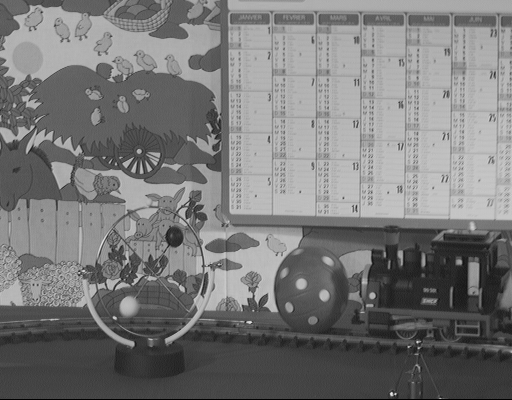
%> input picture motion estimation/train01.tif, 512 x 400 px
$ octave --eval "EBMA;"   (GNU Octave 9; MATLAB toolbox functions it lacks are replaced by stand-ins)
%> lines starting %> are read from the running program, lines starting %| are printed output that depends on the picture
%--------------------------------------------------------------------------
% ELEC 483 Assignment #4 Question 6.12
% Houtan Emad
% Feb 2, 2017
%--------------------------------------------------------------------------
% Write a C or Matlab code for implementing EBMA with integer-pel accuracy.
% Use block size of 16x16. Allow the user to choose the search range. Apply
% the program to two adjacent frames of a video sequence. Produce and plot
% the estimated motion field, the predicted frame, and the predicted error
% image. It should also calculate the PSNR of the predicted frame compared
% to the original tracked frame.
% Use train01.tif as the anchor frame (current), train02.tif as the target
% frame (reference). Generate the predicted (current) frame using the
% target image (reference) and displacement vectors, and display the
% prediction error.
%--------------------------------------------------------------------------

% First read in the inputs of search range (sr) and block size (N)
% [hardcoded as N=16 for a 16x16 block size. Also read in the anchor frame
% and target frame images. For good results, use an sr of 8 (used in both
% directions as +-8).

function EBMA

cimage = input('Name of anchor frame: ','s');
%> the answer given: train01.tif
anchor = imread(cimage);
%> anchor is the input picture: size 400x512 uint8; min 0, max 234, mean 120.3
cimage = input('Name of target frame: ','s');
%> the answer given: train02.tif
target = imread(cimage);
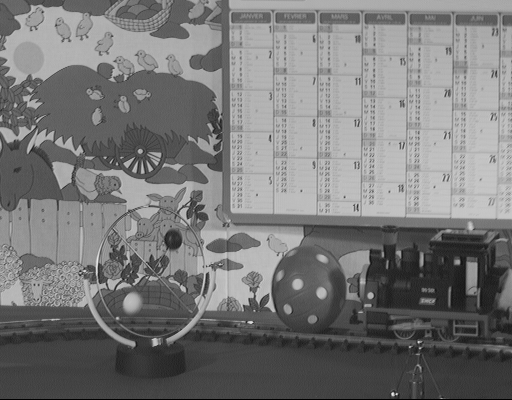
%> input picture motion estimation/train02.tif, 512 x 400 px
%> target is the input picture: size 400x512 uint8; min 0, max 235, mean 120.1
sr = input('Search range: ');
%> the answer given: 3

% Now call the EBMA evaluator function which takes in the search range sr
% and the block size of 16x16, and the anchor and target frame

EBMAeval([sr,sr],16,anchor,target);

% Define the function EBMAeval

function EBMAeval(sr,N,anchor,target)
%> called with sr = [3 3], N = 16
ri = sr(1);
rj = sr(2);

% Display the anchor frame
figure
subplot(2,2,1)
imshow(anchor)
hold on

% Prep the frames
[m,n] = size(anchor);
%> m = 400; n = 512
anchor = double(anchor);
%> anchor: size 400x512 double
target = double(target);
%> target: size 400x512 double

% Calculate the min error and displacement vector for each block
for i=1:1:m/N
    for j=1:1:n/N
        i1=(i-1)*N+1;
        j1=(j-1)*N+1;
        e = 1000000;
        for k = max(1,i1-ri):1:min(m-N+1,i1+ri)
            for l=max(1,j1-rj):1:min(n-N+1,j1+rj)
                et=sum(sum(abs(target(k:k+N-1,l:l+N-1) -...
                    anchor(i1:i1+N-1,j1:j1+N-1))));
                if et < e
                    e = et;
                    dmi(i,j)=k-i1;
                    dmj(i,j)=l-j1;
                end
            end
        end
    predict_image(i1:i1+N-1,j1:j1+N-1)=target(dmi(i,j)+ ...
        i1:dmi(i,j)+i1+N-1,dmj(i,j)+j1:dmj(i,j)+j1+N-1);
    end
end
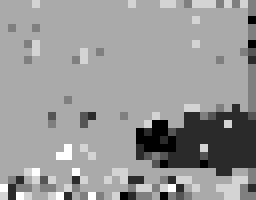
%> dmj: size 25x32 double (shown 8 times larger); min -3, max 3, mean 0.589; drawn with min black and max white

% define the error image and its PSNR

error_image = predict_image - anchor;
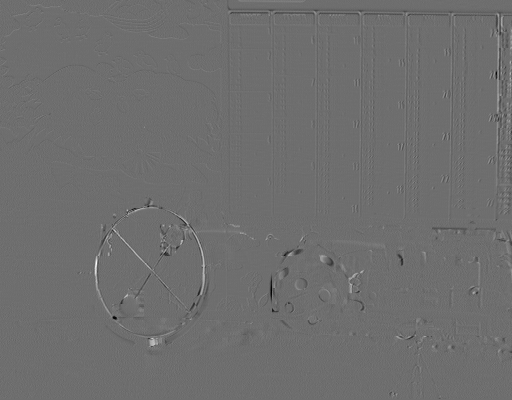
%> error_image: size 400x512 double; min -139, max 181, mean 0; drawn with min black and max white
psnr = 10*log10(255*255/mean(mean(error_image.^2)));
%> psnr = 30.93

% motion field plotted with quiver function, overlaid on anchor
[i,j] = meshgrid((N+1)/2:N:n,(N+1)/2:N:m);
quiver(i,j,dmi,dmj)
title('Anchor frame with motion field overlaid')
hold off

% display the motion field and its range
subplot(2,2,2)
dmi = -flipud(dmi);
dmj = flipud(dmj);
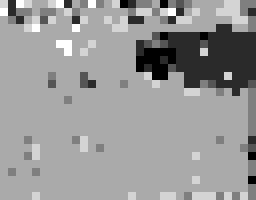
%> dmj: size 25x32 double (shown 8 times larger); min -3, max 3, mean 0.589; mean of the top-left, top-right, bottom-left and bottom-right quarters 0.964, -0.578, 0.99, 0.918; drawn with min black and max white
quiver(i,j,dmi,dmj)
axis([0 n 0 m]);
title(sprintf('Motion field with search range [%d, %d]', ri, rj))

% display the predicted frame
subplot(2,2,3)
imshow(uint8(predict_image))
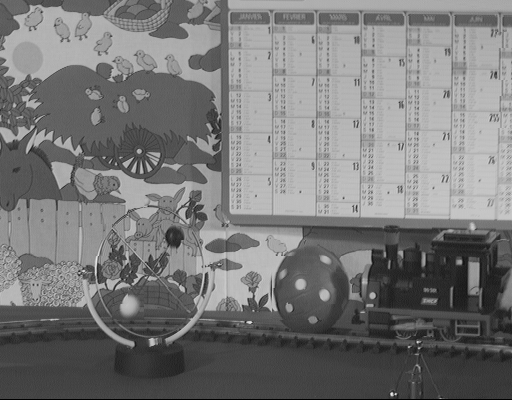
%> displayed picture: size 400x512, on the screen's scale of 0 to 255; min 0, max 235, mean 120.2; mean of the top-left, top-right, bottom-left and bottom-right quarters 123.7, 168.4, 104, 84.9
title(sprintf('Predicted image (PSNR = %.4f)', psnr))

%display the prediction error image
subplot(2,2,4)
imshow(uint8(255-abs(error_image)))
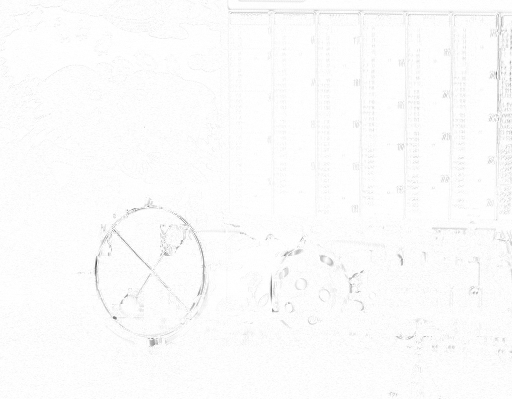
%> displayed picture: size 400x512, on the screen's scale of 0 to 255; min 74, max 255, mean 251.4
%> `EBMA;`:
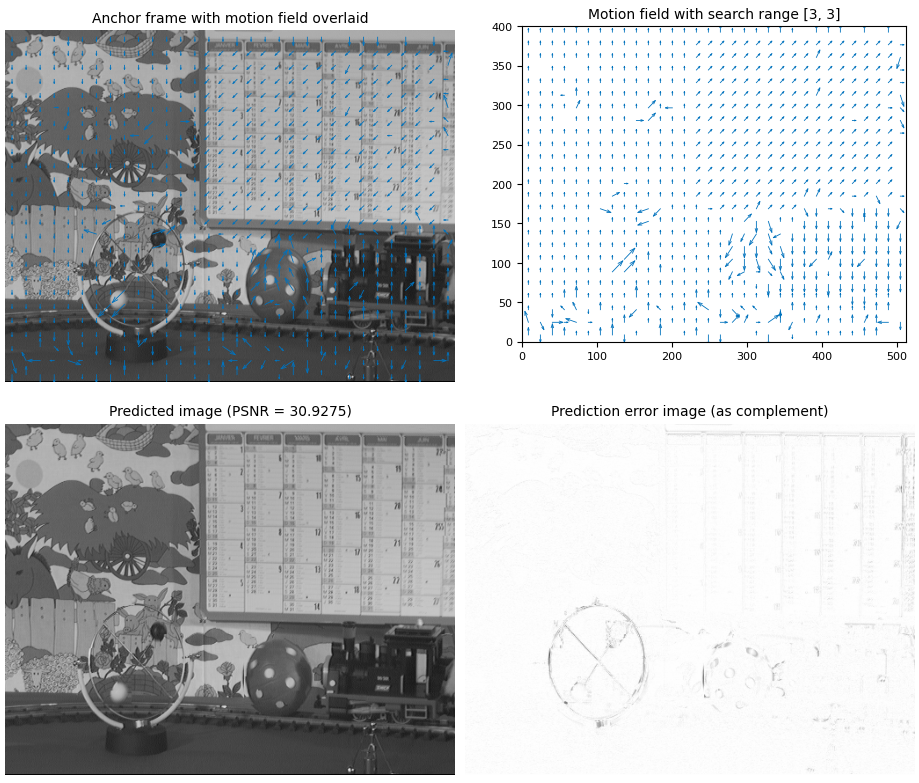
%> figure redrawn from the program's plot data, 4 panels
title('Prediction error image (as complement)')
